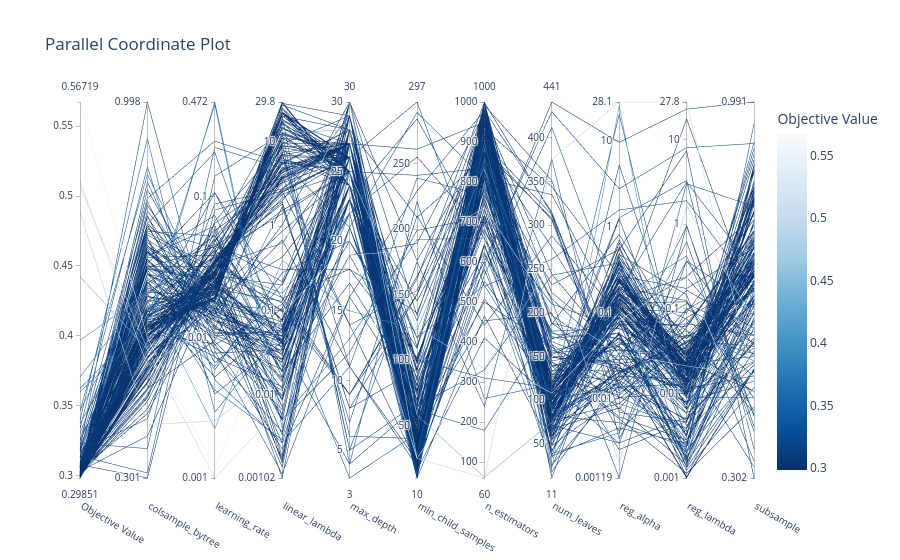

Notebook code cell kept with this figure:
### Code cell
optuna.visualization.plot_parallel_coordinate(study)

### Figure 1 — Plotly figure (JSON) as saved in the notebook; plotly's stock layout.template omitted (floating-point values rounded to 4 significant figures; data arrays with more than 128 entries replaced by an {"elided": "..."} marker saying what was removed)
{"data": [{"dimensions": [{"label": "Objective Value", "range": [0.2985, 0.5672], "values": {"elided": "200 float values"}}, {"label": "colsample_bytree", "range": [-0.5217, -0.0007683], "ticktext": ["0.301", "0.998"], "tickvals": [-0.5217, -0.0007683], "values": {"elided": "200 float values"}}, {"label": "learning_rate", "range": [-2.998, -0.326], "ticktext": ["0.001", "0.01", "0.1", "0.472"], "tickvals": [-2.998, -2, -1, -0.326], "values": {"elided": "200 float values"}}, {"label": "linear_lambda", "range": [-2.992, 1.475], "ticktext": ["0.00102", "0.01", "0.1", "1", "10", "29.8"], "tickvals": [-2.992, -2, -1, 0, 1, 1.475], "values": {"elided": "200 float values"}}, {"label": "max_depth", "range": [3, 30], "values": {"elided": "200 int values"}}, {"label": "min_child_samples", "range": [10, 297], "values": {"elided": "200 int values"}}, {"label": "n_estimators", "range": [60, 1000], "values": {"elided": "200 int values"}}, {"label": "num_leaves", "range": [11, 441], "values": {"elided": "200 int values"}}, {"label": "reg_alpha", "range": [-2.926, 1.449], "ticktext": ["0.00119", "0.01", "0.1", "1", "10", "28.1"], "tickvals": [-2.926, -2, -1, 0, 1, 1.449], "values": {"elided": "200 float values"}}, {"label": "reg_lambda", "range": [-2.999, 1.444], "ticktext": ["0.001", "0.01", "0.1", "1", "10", "27.8"], "tickvals": [-2.999, -2, -1, 0, 1, 1.444], "values": {"elided": "200 float values"}}, {"label": "subsample", "range": [-0.5193, -0.003892], "ticktext": ["0.302", "0.991"], "tickvals": [-0.5193, -0.003892], "values": {"elided": "200 float values"}}], "labelangle": 30, "labelside": "bottom", "line": {"color": {"elided": "200 float values"}, "colorbar": {"title": {"text": "Objective Value"}}, "colorscale": [[0, "rgb(247,251,255)"], [0.125, "rgb(222,235,247)"], [0.25, "rgb(198,219,239)"], [0.375, "rgb(158,202,225)"], [0.5, "rgb(107,174,214)"], [0.625, "rgb(66,146,198)"], [0.75, "rgb(33,113,181)"], [0.875, "rgb(8,81,156)"], [1, "rgb(8,48,107)"]], "reversescale": true, "showscale": true}, "type": "parcoords"}], "layout": {"autosize": true, "title": {"text": "Parallel Coordinate Plot"}}}
